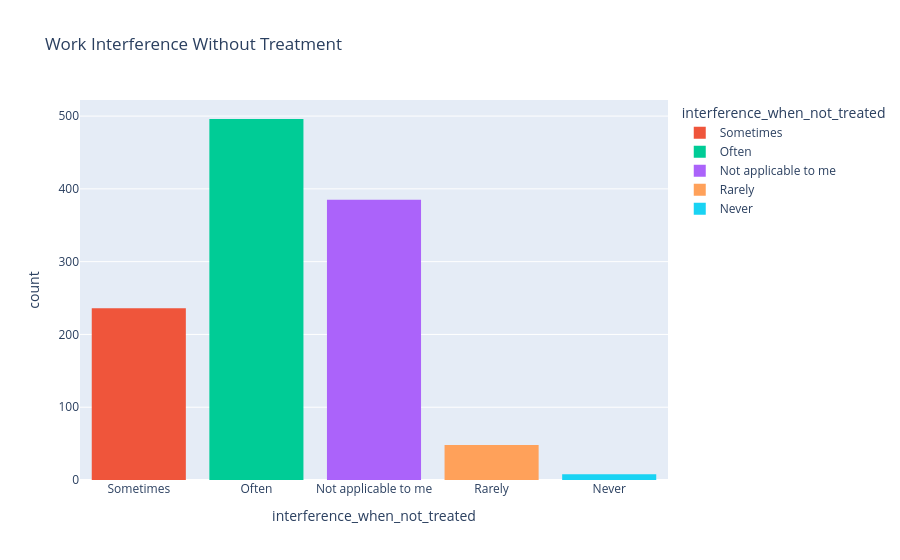

Here is the notebook cell this chart was saved with:
### Code cell
fig = px.histogram(
    df,
    x="interference_when_not_treated",
    color="interference_when_not_treated",
    title="Work Interference Without Treatment"
)

fig.show()

### Figure 1 — Plotly figure (JSON) as saved in the notebook; plotly's stock layout.template omitted (floating-point values rounded to 4 significant figures; data arrays with more than 128 entries replaced by an {"elided": "..."} marker saying what was removed)
{"data": [{"bingroup": "x", "hovertemplate": "interference_when_not_treated=%{x}<br>count=%{y}<extra></extra>", "legendgroup": "Sometimes", "marker": {"color": "#EF553B", "pattern": {"shape": ""}}, "name": "Sometimes", "orientation": "v", "showlegend": true, "type": "histogram", "x": {"elided": "236 str values"}, "xaxis": "x", "yaxis": "y"}, {"bingroup": "x", "hovertemplate": "interference_when_not_treated=%{x}<br>count=%{y}<extra></extra>", "legendgroup": "Often", "marker": {"color": "#00cc96", "pattern": {"shape": ""}}, "name": "Often", "orientation": "v", "showlegend": true, "type": "histogram", "x": {"elided": "496 str values"}, "xaxis": "x", "yaxis": "y"}, {"bingroup": "x", "hovertemplate": "interference_when_not_treated=%{x}<br>count=%{y}<extra></extra>", "legendgroup": "Not applicable to me", "marker": {"color": "#ab63fa", "pattern": {"shape": ""}}, "name": "Not applicable to me", "orientation": "v", "showlegend": true, "type": "histogram", "x": {"elided": "385 str values"}, "xaxis": "x", "yaxis": "y"}, {"bingroup": "x", "hovertemplate": "interference_when_not_treated=%{x}<br>count=%{y}<extra></extra>", "legendgroup": "Rarely", "marker": {"color": "#FFA15A", "pattern": {"shape": ""}}, "name": "Rarely", "orientation": "v", "showlegend": true, "type": "histogram", "x": ["Rarely", "Rarely", "Rarely", "Rarely", "Rarely", "Rarely", "Rarely", "Rarely", "Rarely", "Rarely", "Rarely", "Rarely", "Rarely", "Rarely", "Rarely", "Rarely", "Rarely", "Rarely", "Rarely", "Rarely", "Rarely", "Rarely", "Rarely", "Rarely", "Rarely", "Rarely", "Rarely", "Rarely", "Rarely", "Rarely", "Rarely", "Rarely", "Rarely", "Rarely", "Rarely", "Rarely", "Rarely", "Rarely", "Rarely", "Rarely", "Rarely", "Rarely", "Rarely", "Rarely", "Rarely", "Rarely", "Rarely", "Rarely"], "xaxis": "x", "yaxis": "y"}, {"bingroup": "x", "hovertemplate": "interference_when_not_treated=%{x}<br>count=%{y}<extra></extra>", "legendgroup": "Never", "marker": {"color": "#19d3f3", "pattern": {"shape": ""}}, "name": "Never", "orientation": "v", "showlegend": true, "type": "histogram", "x": ["Never", "Never", "Never", "Never", "Never", "Never", "Never", "Never"], "xaxis": "x", "yaxis": "y"}], "layout": {"barmode": "relative", "legend": {"title": {"text": "interference_when_not_treated"}, "tracegroupgap": 0}, "title": {"text": "Work Interference Without Treatment"}, "xaxis": {"anchor": "y", "categoryarray": [null, "Sometimes", "Often", "Not applicable to me", "Rarely", "Never"], "categoryorder": "array", "domain": [0, 1], "title": {"text": "interference_when_not_treated"}}, "yaxis": {"anchor": "x", "domain": [0, 1], "title": {"text": "count"}}}}
